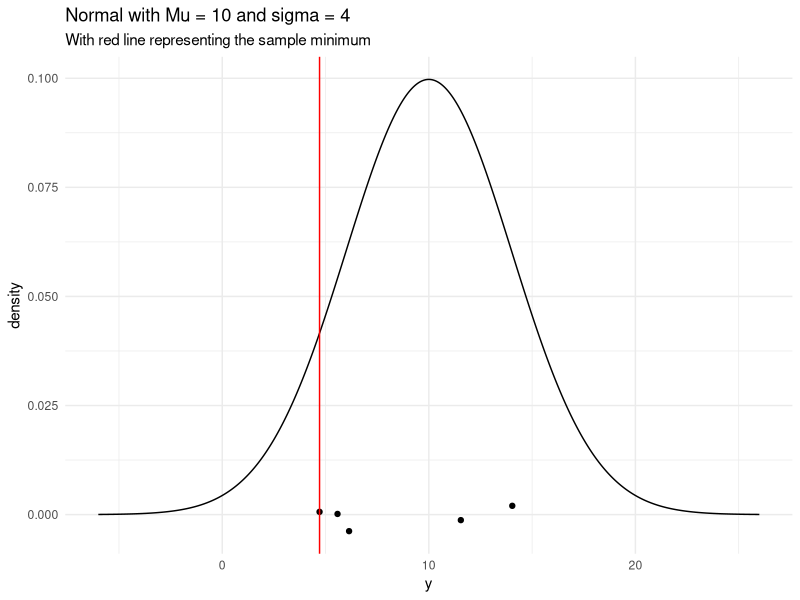
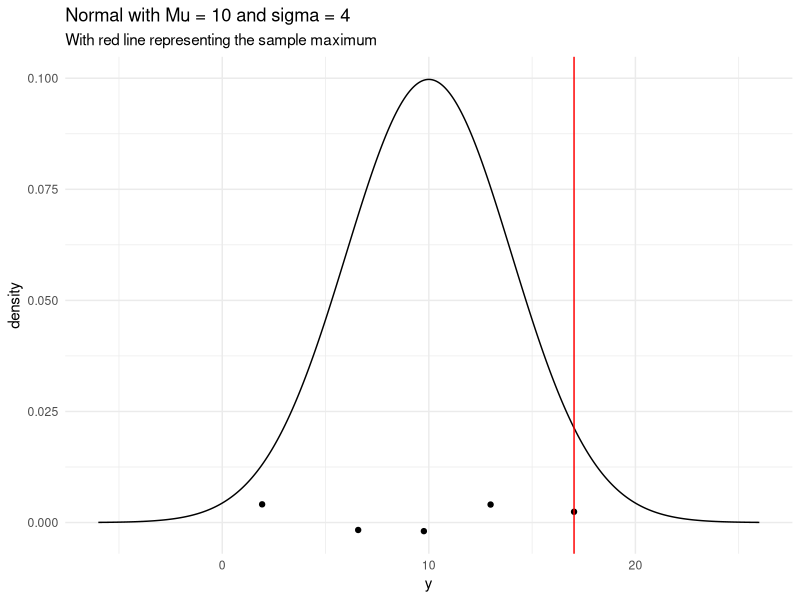
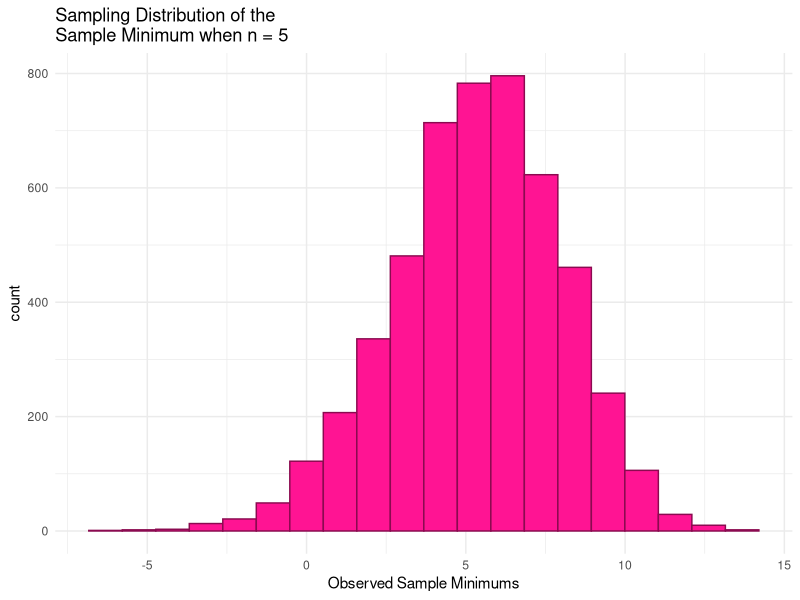
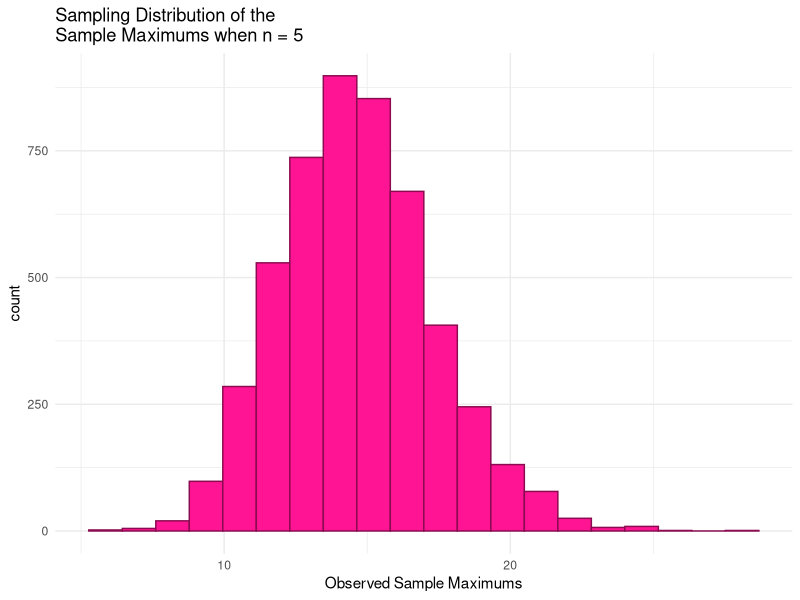
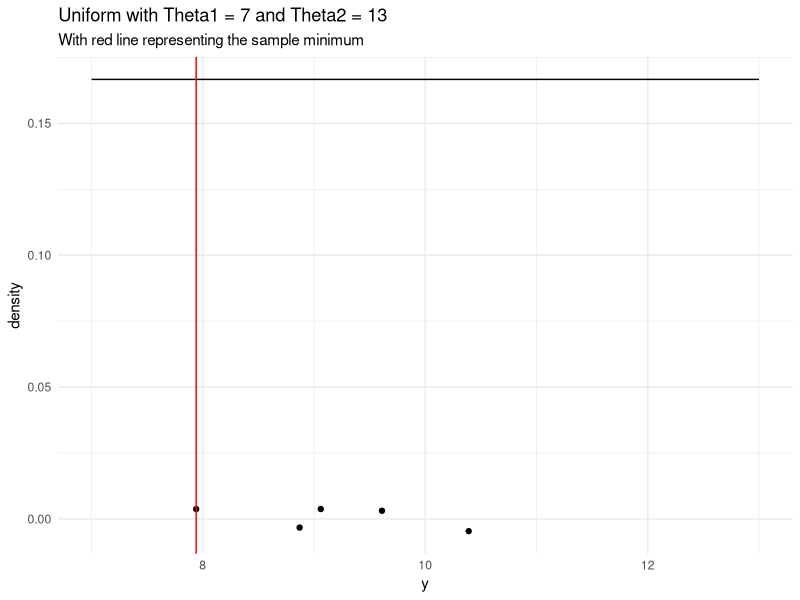
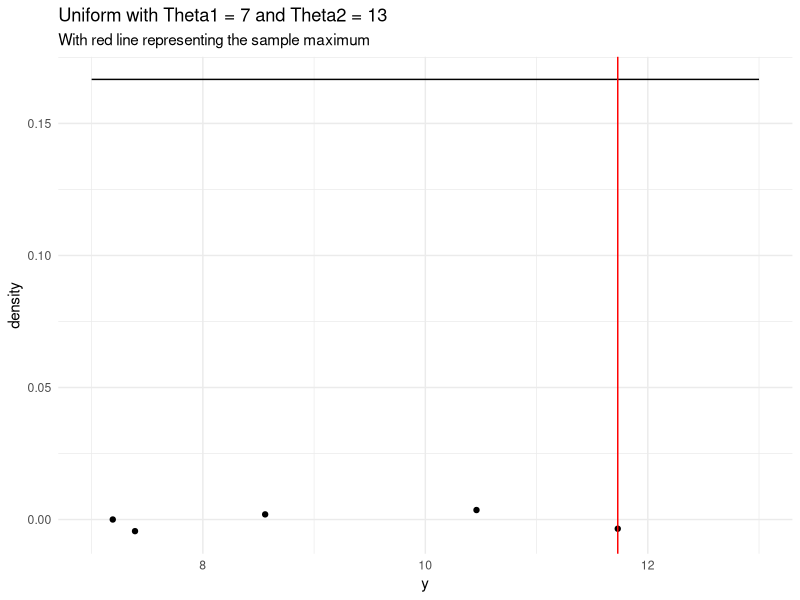
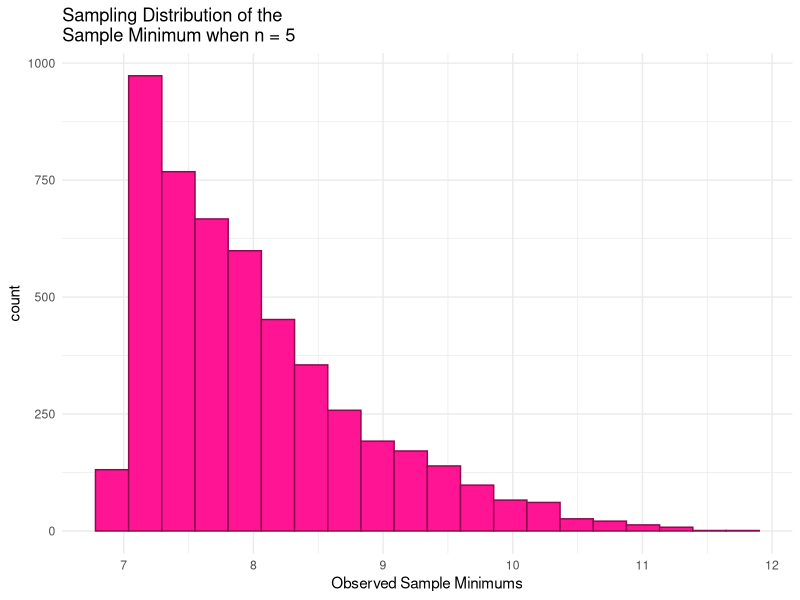
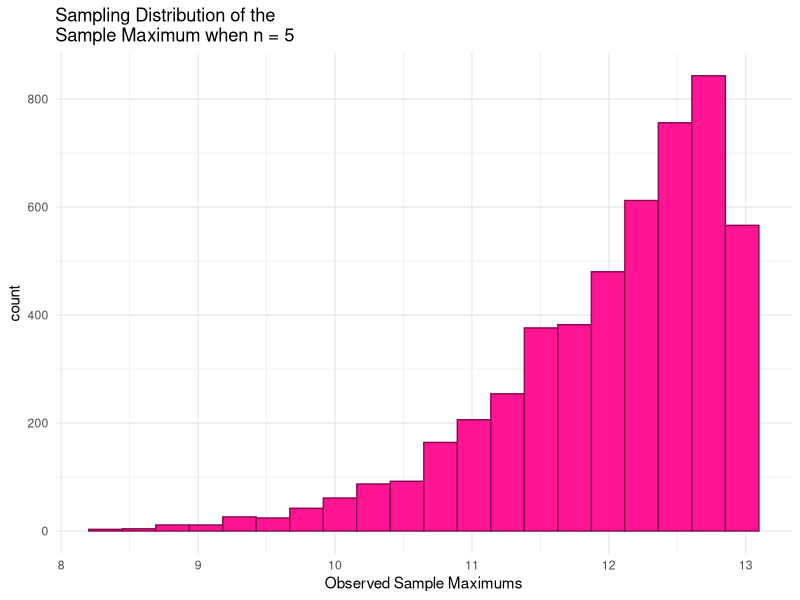

These figures' R source, in order:
## ---- chunk 1
#| warning: FALSE
library(tidyverse)
## ---- chunk 2
n <- 5       # sample size
mu <- 10     # population mean
sigma <- 4   # population standard deviation

# generate a random sample of n observations from a normal population
single_sample <- rnorm(n, mu, sigma) |> round(2)

# compute the sample min
sample_min <- min(single_sample)

# generate a range of values that span the population
plot_df <- tibble(xvals = seq(mu - 4 * sigma, mu + 4 * sigma, length.out = 500)) |>
  mutate(xvals_density = dnorm(xvals, mu, sigma))

## plot the population model density curve
norm_popmin <- ggplot(data = plot_df, aes(x = xvals, y = xvals_density)) +
  geom_line() +
  theme_minimal() +
  geom_jitter(data = tibble(single_sample), aes(x = single_sample, y = 0),
              width = 0, height = 0.005) +
  geom_vline(xintercept = sample_min, colour = "red") +
  labs(x = "y", y = "density",
       title = "Normal with Mu = 10 and sigma = 4", subtitle = "With red line representing the sample minimum")
## ---- chunk 3
n <- 5            # sample size
mu <- 10          # population mean
sigma <- 4        # population standard deviation

generate_samp_min <- function(mu, sigma, n) {
  
  single_sample <- rnorm(n, mu, sigma)
  sample_min <- min(single_sample)
  
  return(sample_min)
}

nsim <- 5000      # number of simulations

mins <- map_dbl(1:nsim, \(i) generate_samp_min(mu = mu, sigma = sigma, n = n))

mins_df <- tibble(mins)

norm_min <- ggplot(data = mins_df, aes(x = mins)) +
  geom_histogram(colour = "deeppink4", fill = "deeppink1", bins = 20) +
  theme_minimal() +
  labs(x = "Observed Sample Minimums",
       title = paste("Sampling Distribution of the \nSample Minimum when n =", n))

sumstn <- mins_df |>
  summarise(min_samp_dist = min(mins),
            var_samp_dist = var(mins),
            sd_samp_dist = sd(mins),
            mean_samp_dist = mean(mins))
sumstn

## ---- chunk 4
n <- 5       # sample size
mu <- 10     # population mean
sigma <- 4   # population standard deviation

# generate a random sample of n observations from a normal population
single_sample <- rnorm(n, mu, sigma) |> round(2)

# compute the sample min
sample_max <- max(single_sample)

# generate a range of values that span the population
plot_df <- tibble(xvals = seq(mu - 4 * sigma, mu + 4 * sigma, length.out = 500)) |>
  mutate(xvals_density = dnorm(xvals, mu, sigma))

## plot the population model density curve
norm_popmax <- ggplot(data = plot_df, aes(x = xvals, y = xvals_density)) +
  geom_line() +
  theme_minimal() +
  geom_jitter(data = tibble(single_sample), aes(x = single_sample, y = 0),
              width = 0, height = 0.005) +
  geom_vline(xintercept = sample_max, colour = "red") +
  labs(x = "y", y = "density",
       title = "Normal with Mu = 10 and sigma = 4", subtitle = "With red line representing the sample maximum")
## ---- chunk 5
n <- 5            # sample size
mu <- 10          # population mean
sigma <- 4        # population standard deviation

generate_samp_max <- function(mu, sigma, n) {
  
  single_sample <- rnorm(n, mu, sigma)
  sample_max <- max(single_sample)
  
  return(sample_max)
}

nsim <- 5000      # number of simulations

maxs <- map_dbl(1:nsim, \(i) generate_samp_max(mu = mu, sigma = sigma, n = n))


maxs_df <- tibble(maxs)

norm_max <- ggplot(data = maxs_df, aes(x = maxs)) +
  geom_histogram(colour = "deeppink4", fill = "deeppink1", bins = 20) +
  theme_minimal() +
  labs(x = "Observed Sample Maximums",
       title = paste("Sampling Distribution of the \nSample Maximums when n =", n))

sumstx <- maxs_df |>
  summarise(max_samp_dist = max(maxs),
            var_samp_dist = var(maxs),
            sd_samp_dist = sd(maxs),
            mean_samp_dist = mean(maxs))
sumstx
## ---- chunk 6
n <- 5 # sample size
theta1 <- 7
theta2 <- 13
mu <- (theta1 + theta2) / 2   # population mean
sigma_sq <- (theta2 - theta1)^2 / 12  # var
sigma <- sqrt(sigma_sq) # population s.d

# generate a random sample of n observations from a normal population
single_sample <- runif(n, theta1, theta2) |> round(2)

# compute the sample min
sample_min <- min(single_sample)

# generate a range of values that span the population
plot_df <- tibble(xvals = seq(7, 13, length.out = 1000),
                  xvals_density = dunif(xvals, 7, 13),
                  pop = "uniform(7, 13)")
## plot the population model density curve
unif_popmin <- ggplot(data = plot_df, aes(x = xvals, y = xvals_density)) +
  geom_line() +
  theme_minimal() +
  geom_jitter(data = tibble(single_sample), aes(x = single_sample, y = 0),
              width = 0, height = 0.005) +
  geom_vline(xintercept = sample_min, colour = "red") +
  labs(x = "y", y = "density",
       title = "Uniform with Theta1 = 7 and Theta2 = 13", subtitle = "With red line representing the sample minimum")
## ---- chunk 7
n <- 5 # sample size
theta1 <- 7
theta2 <- 13
mu <- (theta1 + theta2) / 2   # population mean
sigma_sq <- (theta2 - theta1)^2 / 12  # var
sigma <- sqrt(sigma_sq)

generate_samp_min <- function(theta1, theta2, n) {
  
  single_sample <- runif(n, theta1, theta2)
  sample_min <- min(single_sample)
  
  return(sample_min)
}


nsim <- 5000      # number of simulations

mins <- map_dbl(1:nsim, \(i) generate_samp_min(theta1 = theta1, theta2 = theta2, n = n))

mins_df <- tibble(mins)


unif_min <- ggplot(data = mins_df, aes(x = mins)) +
  geom_histogram(colour = "deeppink4", fill = "deeppink1", bins = 20) +
  theme_minimal() +
  labs(x = "Observed Sample Minimums",
       title = paste("Sampling Distribution of the \nSample Minimum when n =", n))

sumstum <- mins_df |>
  summarise(min_samp_dist = min(mins),
            var_samp_dist = var(mins),
            sd_samp_dist = sd(mins),
            mean_samp_dist = mean(mins))
sumstum
## ---- chunk 8
n <- 5 # sample size
theta1 <- 7
theta2 <- 13
mu <- (theta1 + theta2) / 2   # population mean
sigma_sq <- (theta2 - theta1)^2 / 12  # var
sigma <- sqrt(sigma_sq) # population s.d

# generate a random sample of n observations from a normal population
single_sample <- runif(n, theta1, theta2) |> round(2)

# compute the sample min
sample_max <- max(single_sample)

# generate a range of values that span the population
plot_df <- tibble(xvals = seq(7, 13, length.out = 1000),
                  xvals_density = dunif(xvals, 7, 13),
                  pop = "uniform(7, 13)")

## plot the population model density curve
unif_popmax <- ggplot(data = plot_df, aes(x = xvals, y = xvals_density)) +
  geom_line() +
  theme_minimal() +
  geom_jitter(data = tibble(single_sample), aes(x = single_sample, y = 0),
              width = 0, height = 0.005) +
  geom_vline(xintercept = sample_max, colour = "red") +
  labs(x = "y", y = "density",
       title = "Uniform with Theta1 = 7 and Theta2 = 13", subtitle = "With red line representing the sample maximum")
## ---- chunk 9
n <- 5 # sample size
theta1 <- 7
theta2 <- 13
mu <- (theta1 + theta2) / 2   # population mean
sigma_sq <- (theta2 - theta1)^2 / 12  # var
sigma <- sqrt(sigma_sq) # population s.d

generate_samp_max <- function(theta1, theta2, n) {
  
  single_sample <- runif(n, theta1, theta2)
  sample_max <- max(single_sample)
  
  return(sample_max)
}

nsim <- 5000      # number of simulations

maxs <- map_dbl(1:nsim, \(i) generate_samp_max(theta1 = theta1, theta2 = theta2, n = n))

maxs_df <- tibble(maxs)


unif_max <- ggplot(data = maxs_df, aes(x = maxs)) +
  geom_histogram(colour = "deeppink4", fill = "deeppink1", bins = 20) +
  theme_minimal() +
  labs(x = "Observed Sample Maximums",
       title = paste("Sampling Distribution of the \nSample Maximum when n =", n))

sumstux <- maxs_df |>
  summarise(max_samp_dist = max(maxs),
            var_samp_dist = var(maxs),
            sd_samp_dist = sd(maxs),
            mean_samp_dist = mean(maxs))
sumstux
## ---- chunk 10
n <- 5 # sample size
lambda <- .5
mu <- 1 / lambda   # population mean
sigma <- sqrt(1 / lambda ^ 2)  # population standard deviation


# generate a random sample of n observations from a normal population
single_sample <- rexp(n, lambda) |> round(2)

# compute the sample min
sample_min <- min(single_sample)

# generate a range of values that span the population
plot_df <- tibble(xvals = seq(0, mu + 4 * sigma, length.out = 500)) |>
  mutate(xvals_density = dexp(xvals, lambda))
## plot the population model density curve
exp_popmin <- ggplot(data = plot_df, aes(x = xvals, y = xvals_density)) +
  geom_line() +
  theme_minimal() +
  geom_jitter(data = tibble(single_sample), aes(x = single_sample, y = 0),
              width = 0, height = 0.005) +
  geom_vline(xintercept = sample_min, colour = "red") +
  labs(x = "y", y = "density",
       title = "Exponential with lambda = 0.5", subtitle = "With red line representing the sample minimum")
## ---- chunk 11
n <- 5 # sample size
lambda <- .5
mu <- 1 / lambda   # population mean
sigma <- sqrt(1 / lambda ^ 2)  # population standard deviation

generate_samp_min <- function(lambda, n) {
  
  single_sample <- rexp(n, lambda)
  sample_min <- min(single_sample)
  
  return(sample_min)
}


nsim <- 5000      # number of simulations

mins <- map_dbl(1:nsim, \(i) generate_samp_min(lambda = lambda, n = n))

mins_df <- tibble(mins)

exp_min <- ggplot(data = mins_df, aes(x = mins)) +
  geom_histogram(colour = "deeppink4", fill = "deeppink1", bins = 20) +
  theme_minimal() +
  labs(x = "Observed Sample Minimums",
       title = paste("Sampling Distribution of the \nSample Minimum when n =", n))

sumstem <- mins_df |>
  summarise(min_samp_dist = min(mins),
            var_samp_dist = var(mins),
            sd_samp_dist = sd(mins),
            mean_samp_dist = mean(mins))
sumstem
## ---- chunk 12
n <- 5 # sample size
lambda <- .5
mu <- 1 / lambda   # population mean
sigma <- sqrt(1 / lambda ^ 2)  # population standard deviation

# generate a random sample of n observations from a normal population
single_sample <- rexp(n, lambda) |> round(2)

# compute the sample min
sample_max <- max(single_sample)

# generate a range of values that span the population
plot_df <- tibble(xvals = seq(0, mu + 4 * sigma, length.out = 500)) |>
  mutate(xvals_density = dexp(xvals, lambda))

## plot the population model density curve
exp_popmax <- ggplot(data = plot_df, aes(x = xvals, y = xvals_density)) +
  geom_line() +
  theme_minimal() +
  geom_jitter(data = tibble(single_sample), aes(x = single_sample, y = 0),
              width = 0, height = 0.005) +
  geom_vline(xintercept = sample_max, colour = "red") +
  labs(x = "y", y = "density",
       title = "Exponential with lambda = 0.5", subtitle = "With red line representing the sample maximum")
## ---- chunk 13
n <- 5 # sample size
lambda <- .5
mu <- 1 / lambda   # population mean
sigma <- sqrt(1 / lambda ^ 2)  # population standard deviation

generate_samp_max <- function(lambda, n) {
  
  single_sample <- rexp(n, lambda)
  sample_max <- max(single_sample)
  
  return(sample_max)
}


nsim <- 5000      # number of simulations

maxs <- map_dbl(1:nsim, \(i) generate_samp_max(lambda = lambda, n = n))

maxs_df <- tibble(maxs)

exp_max <- ggplot(data = maxs_df, aes(x = maxs)) +
  geom_histogram(colour = "deeppink4", fill = "deeppink1", bins = 20) +
  theme_minimal() +
  labs(x = "Observed Sample Maximums",
       title = paste("Sampling Distribution of the \nSample Maximum when n =", n))

sumstex <- maxs_df |>
  summarise(max_samp_dist = max(maxs),
            var_samp_dist = var(maxs),
            sd_samp_dist = sd(maxs),
            mean_samp_dist = mean(maxs))
sumstex
## ---- chunk 14
n <- 5 # sample size
alpha <- 8
beta <- 2
mu <- alpha / (alpha + beta)   # population mean
sigma_sq <- (alpha*beta) / (((alpha + beta)^2) * (alpha + beta + 1))  # var
sigma <- sqrt(sigma_sq) # population s.d

# generate a random sample of n observations from a normal population
single_sample <- rbeta(n, alpha, beta) |> round(2)

# compute the sample min
sample_min <- min(single_sample)

# generate a range of values that span the population
plot_df <- tibble(xvals = seq(0, 1, length.out = 1000),
                  xvals_density = dbeta(xvals, 8, 2),
                  pop = "beta(8, 2)")

## plot the population model density curve
beta_popmin <- ggplot(data = plot_df, aes(x = xvals, y = xvals_density)) +
  geom_line() +
  theme_minimal() +
  geom_jitter(data = tibble(single_sample), aes(x = single_sample, y = 0),
              width = 0, height = 0.005) +
  geom_vline(xintercept = sample_min, colour = "red") +
  labs(x = "y", y = "density",
       title = "Beta with alpha = 8 and beta = 2", subtitle = "With red line representing the sample minimum")
## ---- chunk 15
n <- 5 # sample size
alpha <- 8
beta <- 2
mu <- alpha / (alpha + beta)   # population mean
sigma_sq <- (alpha*beta) / (((alpha + beta)^2) * (alpha + beta + 1))  # var
sigma <- sqrt(sigma_sq) # population s.d


generate_samp_min <- function(alpha, beta, n) {
  
  single_sample <- rbeta(n, alpha, beta)
  sample_min <- min(single_sample)
  
  return(sample_min)
}

nsim <- 5000      # number of simulations

mins <- map_dbl(1:nsim, \(i) generate_samp_min(alpha = alpha, beta = beta, n = n))

mins_df <- tibble(mins)

beta_min <- ggplot(data = mins_df, aes(x = mins)) +
  geom_histogram(colour = "deeppink4", fill = "deeppink1", bins = 20) +
  theme_minimal() +
  labs(x = "Observed Sample Minimums",
       title = paste("Sampling Distribution of the \nSample Minimum when n =", n))

sumstbm <- mins_df |>
  summarise(min_samp_dist = min(mins),
            var_samp_dist = var(mins),
            sd_samp_dist = sd(mins),
            mean_samp_dist = mean(mins))
sumstbm
## ---- chunk 16
n <- 5 # sample size
alpha <- 8
beta <- 2
mu <- alpha / (alpha + beta)   # population mean
sigma_sq <- (alpha*beta) / (((alpha + beta)^2) * (alpha + beta + 1))  # var
sigma <- sqrt(sigma_sq) # population s.d

# generate a random sample of n observations from a normal population
single_sample <- rbeta(n, alpha, beta) |> round(2)

# compute the sample min
sample_max <- max(single_sample)

# generate a range of values that span the population
plot_df <- tibble(xvals = seq(0, 1, length.out = 1000),
                  xvals_density = dbeta(xvals, 8, 2),
                  pop = "beta(8, 2)")

## plot the population model density curve
beta_popmax <- ggplot(data = plot_df, aes(x = xvals, y = xvals_density)) +
  geom_line() +
  theme_minimal() +
  geom_jitter(data = tibble(single_sample), aes(x = single_sample, y = 0),
              width = 0, height = 0.005) +
  geom_vline(xintercept = sample_max, colour = "red") +
  labs(x = "y", y = "density",
       title = "Beta with alpha = 8 and beta = 2", subtitle = "With red line representing the sample maximum")
## ---- chunk 17
n <- 5 # sample size
alpha <- 8
beta <- 2
mu <- alpha / (alpha + beta)   # population mean
sigma_sq <- (alpha*beta) / (((alpha + beta)^2) * (alpha + beta + 1))  # var
sigma <- sqrt(sigma_sq) # population s.d

generate_samp_max <- function(alpha, beta, n) {
  
  single_sample <- rbeta(n, alpha, beta)
  sample_max <- max(single_sample)
  
  return(sample_max)
}


nsim <- 5000      # number of simulations

maxs <- map_dbl(1:nsim, \(i) generate_samp_max(alpha = alpha, beta = beta, n = n))

maxs_df <- tibble(maxs)

beta_max <- ggplot(data = maxs_df, aes(x = maxs)) +
  geom_histogram(colour = "deeppink4", fill = "deeppink1", bins = 20) +
  theme_minimal() +
  labs(x = "Observed Sample Maximums",
       title = paste("Sampling Distribution of the \nSample Maximum when n =", n))

sumstbx <- maxs_df |>
  summarise(max_samp_dist = max(maxs),
            var_samp_dist = var(maxs),
            sd_samp_dist = sd(maxs),
            mean_samp_dist = mean(maxs))
sumstbx
## ---- chunk 18
norm_popmin
norm_popmax
norm_min
norm_max
## ---- chunk 19
unif_popmin
unif_popmax
unif_min
unif_max
## ---- chunk 20
exp_popmin
exp_popmax
exp_min
exp_max
## ---- chunk 21
beta_popmin
beta_popmax
beta_min
beta_max
## ---- chunk 22
n <- 5
## CHANGE 0 and 3 to represent where you want your graph to start and end
## on the x-axis
x <- seq(0, 5, length.out = 1000)
## CHANGE to be the pdf you calculated. Note that, as of now, 
## this is not a proper density (it does not integrate to 1).
density <- n * exp(-(2.5) * x)


## put into tibble and plot
samp_min_df <- tibble(x, density)
ggplot(data = samp_min_df, aes(x = x, y = density)) +
  geom_line() +
  theme_minimal()
## ---- chunk 23
n <- 5
## CHANGE 0 and 3 to represent where you want your graph to start and end
## on the x-axis
x <- seq(0, 5, length.out = 1000)
## CHANGE to be the pdf you calculated. Note that, as of now, 
## this is not a proper density (it does not integrate to 1).
density <- n * exp((2.5) * x) * (1 - exp(-.5))


## put into tibble and plot
samp_min_df <- tibble(x, density)
ggplot(data = samp_min_df, aes(x = x, y = density)) +
  geom_line() +
  theme_minimal()
